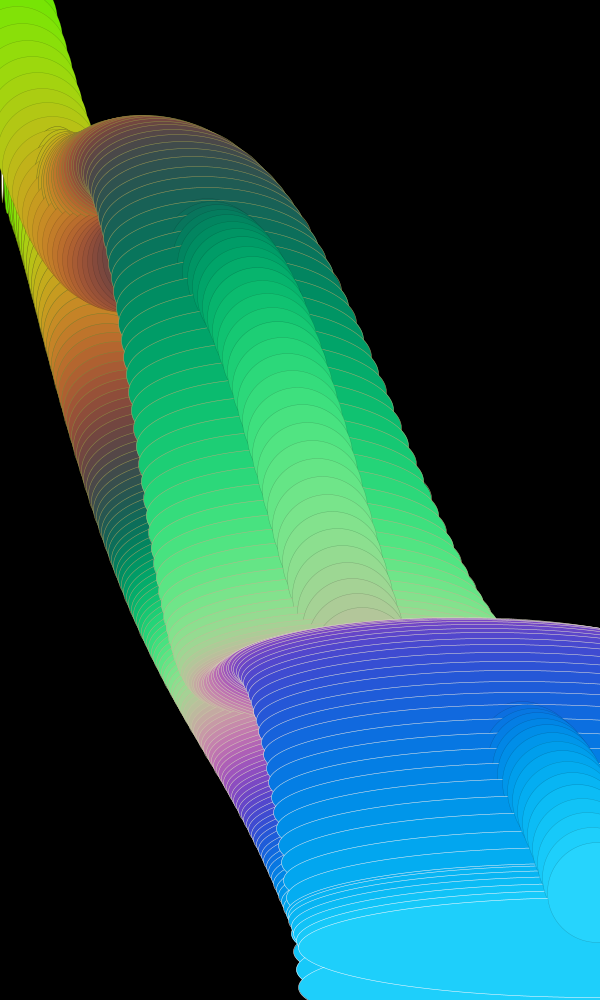
Frame 1 (no input)
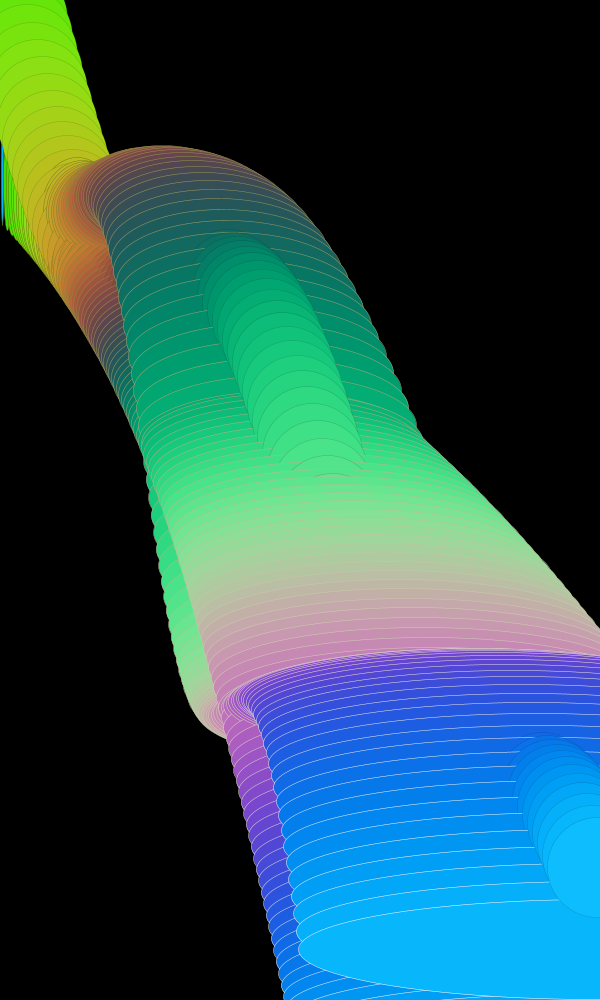
Frame 60 (the mouse pressed at the canvas centre just before this capture)
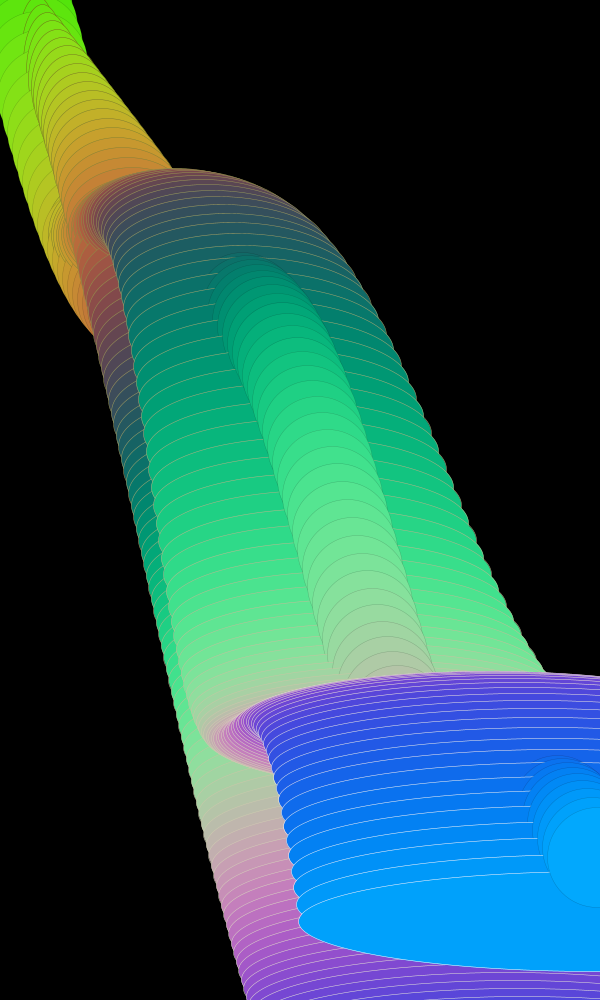
Frame 120 (the mouse held since frame 60 and released just before this capture)

The Processing sketch that drew these frames (run headless with seeded random() and noise(); from frame 60 on, the mouse is pressed at the canvas centre):

// Processing sketch: processing_23308
// ── processing_23308.pde

// declare the array and set size

Sinewave [] waves = new Sinewave [120];

void setup () {

size (600, 1000);
smooth ();

// use array to fill class with values
for (int i=0; i <waves.length; i++) {

float xpos = width/(waves.length)*i + width/(waves.length)*(.5);
float ypos = height/(waves.length)*i + width/(waves.length)*(.5);
float theta = .1*i;
float tChange =.1;
int radius = 10;
int r = 100;

waves[i] = new Sinewave (xpos, ypos, theta, tChange, radius, r);

}
}

void draw () {

background (0);

// call the array to display all
for (int i = 0; i < waves.length; i++) {
waves[i].display();

}
}

class Sinewave {
// data
float xpos;
float ypos;
float theta;
float tChange;
int radius;
int r;

// constructor

Sinewave (float tempX, float tempY,float tempTheta, float tempTChange, int tempRadius, int tempR) {

xpos= tempX;
ypos= tempY;
theta = tempTheta;
tChange= tempTChange;
radius = tempRadius;
r = tempR;
}

//methods and functions

void display () {
rectMode(CENTER);
stroke (map (xpos, 0, width, 100, 255), 50+map(xpos, 0, width, 50, 200), map(xpos, 0, width, 0, 255));
strokeWeight(.5);
ellipse (xpos, ypos + sin(theta+1)*r, xpos, r);
ellipse(xpos, ypos + sin(theta/3)*r+100+cos(theta/3)*50, xpos, r);
stroke(0,50);

fill (100+100*sin(theta), 150+80*cos(theta), map(xpos, 0, width, 0, 255));
ellipse (xpos, ypos+ sin(theta)*r, r,r);

//increment theta

theta += tChange;
}
}

                
                
